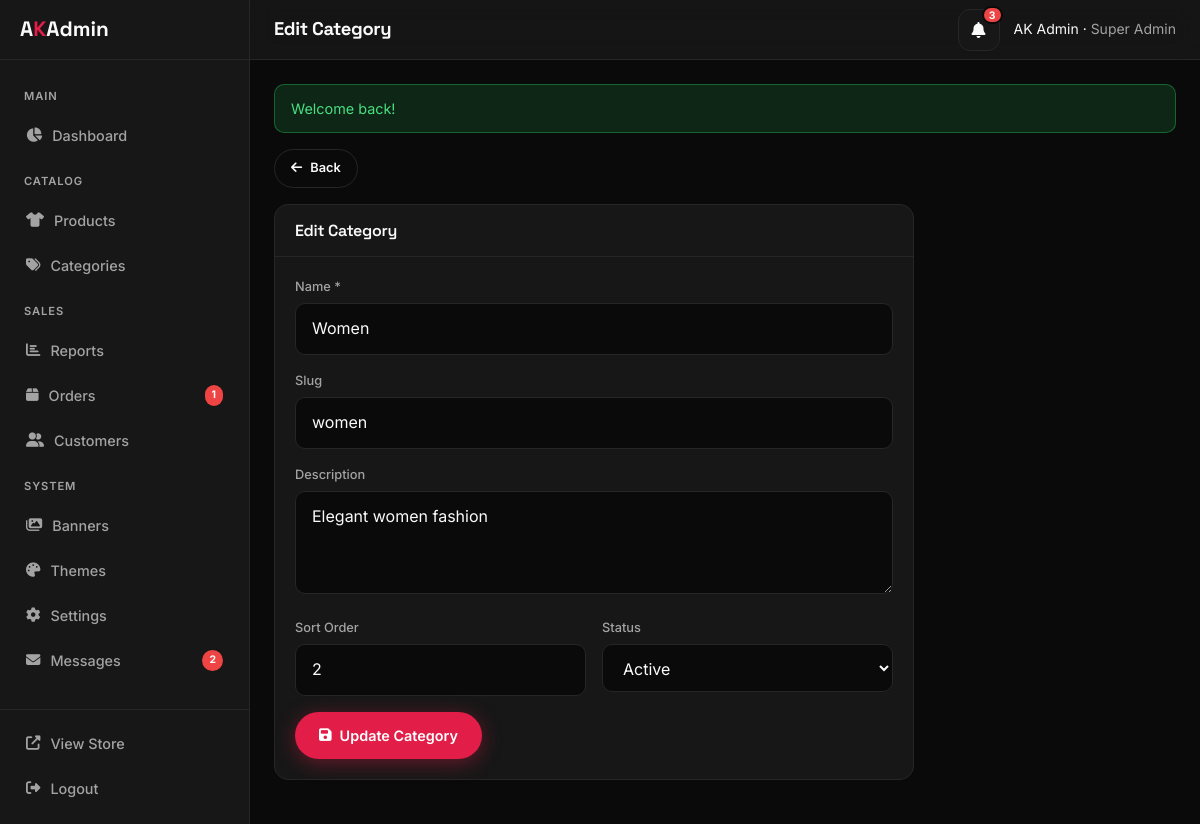
The page /admin/category-edit.php?id=2 (signed in) on the database its author committed.
### tables this page shows
CREATE TABLE `categories` (
  `id` INT UNSIGNED NOT NULL AUTO_INCREMENT,
  `name` VARCHAR(100) NOT NULL,
  `slug` VARCHAR(100) NOT NULL,
  `description` TEXT,
  `image` VARCHAR(255) DEFAULT NULL,
  `parent_id` INT UNSIGNED DEFAULT NULL,
  `sort_order` INT NOT NULL DEFAULT 0,
  `status` ENUM('active','inactive') NOT NULL DEFAULT 'active',
  PRIMARY KEY (`id`),
  UNIQUE KEY (`slug`)
);

### app/helpers/Database.php (called while the page is built, shortened)
<?php
class Database {
    private static $instance = null;
    public static function getInstance() {
        if (self::$instance === null) {
            $c = require dirname(__DIR__) . '/config/config.php';
            $d = $c['db'];
            $dsn = "mysql:host={$d['host']};port={$d['port']};dbname={$d['name']};charset={$d['charset']}";
            try {
                self::$instance = new PDO($dsn, $d['user'], $d['pass'], [
                    PDO::ATTR_ERRMODE => PDO::ERRMODE_EXCEPTION,
                    PDO::ATTR_DEFAULT_FETCH_MODE => PDO::FETCH_ASSOC,
                    PDO::ATTR_EMULATE_PREPARES => false,
                ]);
            } catch (PDOException $e) {
                die($c['app_debug'] ? 'DB Error: '.$e->getMessage() : 'Database connection failed.');
            }
        }
        return self::$instance;
    }
    public static function query($sql, $params = []) {
        $stmt = self::getInstance()->prepare($sql);
        $stmt->execute($params);
        return $stmt;
    }
    public static function fetch($sql, $params = []) {
        $r = self::query($sql, $params)->fetch();
        return $r ?: null;
    }
}

### app/helpers/functions.php (called while the page is built, shortened)
<?php
function e($v) { return htmlspecialchars((string)($v ?? ''), ENT_QUOTES, 'UTF-8'); }
    ?>

### public/admin/category-edit.php (the view, shortened to what this page needs)
<?php
$id = isset($_GET['id']) ? (int)$_GET['id'] : 0;
$cat = null;
if ($id > 0) {
    $cat = Database::fetch("SELECT * FROM categories WHERE id=?", [$id]);
}
$pageTitle = $cat ? 'Edit Category' : 'Add Category';
$v = function($k, $d='') use ($cat) {
    if ($_SERVER['REQUEST_METHOD']==='POST' && isset($_POST[$k])) return $_POST[$k];
    if ($cat && isset($cat[$k])) return $cat[$k];
    return $d;
};
?>
<div style="margin-bottom:16px"><a href="/admin/categories.php" class="btn btn-sm btn-outline"><i class="fas fa-arrow-left"></i> Back</a></div>
<form method="POST">
<div class="panel" style="max-width:640px">
  <div class="panel-header"><h3><?= e($pageTitle) ?></h3></div>
  <div class="panel-body">
    <div class="form-group"><label>Name *</label><input type="text" name="name" class="form-control" required value="<?= e($v('name')) ?>"></div>
    <div class="form-group"><label>Slug</label><input type="text" name="slug" class="form-control" value="<?= e($v('slug')) ?>" placeholder="auto if empty"></div>
    <div class="form-group"><label>Description</label><textarea name="description" class="form-control" rows="3"><?= e($v('description')) ?></textarea></div>
    <div class="form-row">
      <div class="form-group"><label>Sort Order</label><input type="number" name="sort_order" class="form-control" value="<?= e($v('sort_order','0')) ?>"></div>
      <div class="form-group"><label>Status</label>
        <select name="status" class="form-control">
          <option value="active" <?= $v('status','active')==='active'?'selected':'' ?>>Active</option>
        </select>
      </div>
    </div>
    <button type="submit" class="btn btn-primary"><i class="fas fa-save"></i> <?= $cat ? 'Update Category' : 'Create Category' ?></button>
  </div>
</div>
</form>
<?php $content=ob_get_clean(); require dirname(__DIR__,2).'/app/views/layouts/admin.php'; ?>

### public/assets/css/app.css (style rules this page uses)
*,*::before,*::after { box-sizing:border-box;margin:0;padding:0 }
:root { --font-sans:'Inter',system-ui,sans-serif;--font-display:'Space Grotesk',var(--font-sans);--radius:12px;--header-h:70px;--transition:.25s ease }
html { scroll-behavior:smooth }
body { font-family:var(--font-sans);background:var(--color-bg);color:var(--color-text);line-height:1.6;min-height:100vh;-webkit-font-smoothing:antialiased }
a { color:inherit;text-decoration:none;transition:color var(--transition) }
button,input,select,textarea { font:inherit;color:inherit;border:none;background:none;outline:none }
h1,h2,h3,h4 { font-family:var(--font-display);font-weight:700;line-height:1.2;letter-spacing:-.02em }
.btn { display:inline-flex;align-items:center;justify-content:center;gap:8px;padding:12px 24px;font-weight:600;font-size:.9rem;border-radius:999px;cursor:pointer;transition:all var(--transition);white-space:nowrap }
.btn-primary { background:var(--color-primary);color:#fff;box-shadow:0 4px 20px color-mix(in srgb,var(--color-primary) 40%,transparent) }
.btn-outline { border:1.5px solid var(--color-border);color:var(--color-text) }
.btn-sm { padding:8px 16px;font-size:.8rem }
.form-group { margin-bottom:16px }
.form-group label { display:block;font-size:.8rem;font-weight:500;color:var(--color-text-muted);margin-bottom:6px }
.form-control { width:100%;padding:12px 16px;border-radius:10px;background:var(--color-bg);border:1px solid var(--color-border);color:var(--color-text);transition:border-color .2s }
.form-row { display:grid;grid-template-columns:1fr 1fr;gap:16px }

### public/assets/css/admin.css (style rules this page uses)
:root { --sidebar-w:250px;--topbar-h:60px }
body.admin-body { background:var(--color-bg);color:var(--color-text);display:flex;min-height:100vh;margin:0;font-family:var(--font-sans) }
.panel { background:var(--color-surface);border:1px solid var(--color-border);border-radius:14px;margin-bottom:20px }
.panel-header { display:flex;align-items:center;justify-content:space-between;padding:16px 20px;border-bottom:1px solid var(--color-border) }
.panel-header h3 { font-size:1rem;font-weight:600 }
.panel-body { padding:20px }

### rows shown on the page
categories: name "Women", slug "women", description "Elegant women fashion", sort_order "2", status "Active"

### other values the page prints
$pendingOrders "1"
$newMessages "2"
$pageTitle "Edit Category"
$notifCount "3"
$user['name'] "AK Admin"
$user['role_name'] "Super Admin"
$m "Welcome back!"
